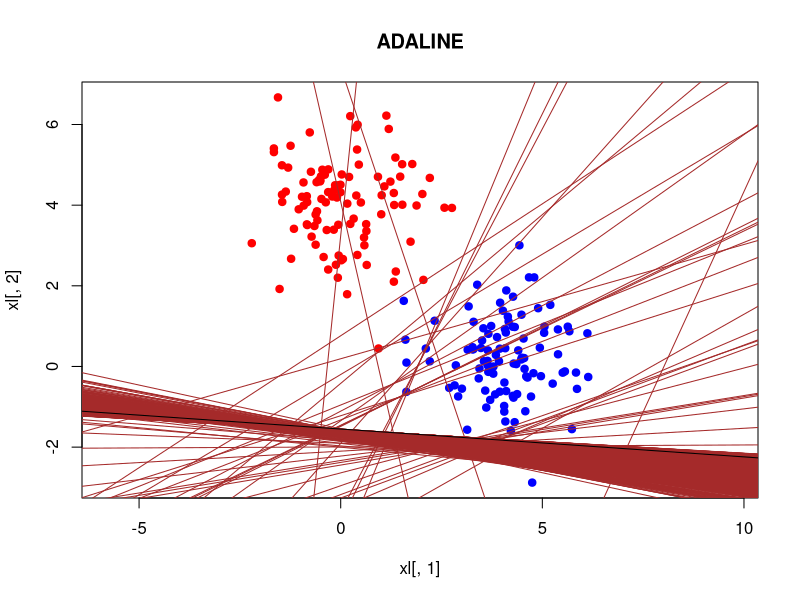

This chart was generated by the following R code:
objectCounter <- 100
library(MASS)
normalize = function(xl) {
  cols = dim(xl)[2]
  
  for (i in 1:cols) {
    xl[, i] = (xl[, i] - min(xl[, i])) / (max(xl[, i]) - min(xl[, i]))
  }
  return(xl)
}

sigma1 <- matrix(c(1, 0, 0, 1),2,2)
sigma2 <- matrix(c(1, 0, 0, 1),2,2)

mu1 <- c(0,4)
mu2 <- c(4,0)

x1 <- mvrnorm(n = objectCounter, mu1, sigma1)
x2 <- mvrnorm(n = objectCounter, mu2, sigma2)

xy1 <- cbind(x1,1) 
xy2 <- cbind(x2,2) 

xl <- rbind(xy1,xy2)

colors <- c("red", "blue")
plot(xl[,1],xl[,2], pch = 21,main = "ADALINE", col = colors[xl[,3]], asp = 1, bg=colors[xl[,3]])
normalisation = function(i){
  if (xl[i,3] == 1)
    return (-1)
  else 
    return (1)
}
classes <- 0
for(i in 1:dim(xl)[1]){
  classes[i] = normalisation(i)	
}
classes
lstandart = function(x) x;
adaline = function(x)  (x - 1) ^ 2
adalineW = function(w, eta, xi, yi) {
  w - eta * (sum(w * xi) - yi) * xi
}

stohastGrad = function(xl,classes,L, rule){
  rows = dim(xl)[1]
  cols = dim(xl)[2]
  
  w = runif(cols, -1 / (2 * cols), 1 / (2 * cols))
  
  lambda = 1 / rows
  
  Q = 0
  for (i in 1:rows) {
    margin = sum(w * xl[i,]) * classes[i]
    Q[1] = Q[1] + L(margin)
  }    
  cnt = 0
  for(j in 2:1000) {
    cnt = cnt + 1

    margins = rep(0, rows)
    for (i in 1:rows) {
      xi = xl[i,]
      yi = classes[i]
      margins[i] = sum(w * xi) * yi
    }
    errorIndex = which(margins <= 0)
    

    
    if(length(errorIndex)!=0)
      i = sample(errorIndex, 1)
    else
      i = sample(1:rows,1)
    
    xi = xl[i,]
    yi = classes[i]
    

    margin = sum(w * xi) * yi
    error = L(margin)
 
    eta = 1 / cnt
    w = rule(w, eta, xi, yi)
    
    
    Q[j] = (1 - lambda) * Q[j-1] + lambda * error
    
  #  if (abs(Q[j-1] - Q[j]) / abs(max(Q[j-1], Q[j])) < 1e-5)
    #  break;
    drawLine(w, "brown")
  }  
  return(w)
}
drawLine = function(w, color) {
  abline(a = w[3] / w[2], b = -w[1] / w[2], lwd = 1, col = color)
}
w1 <- stohastGrad(xl, classes, adaline, adalineW)
drawLine(w1, "black")
